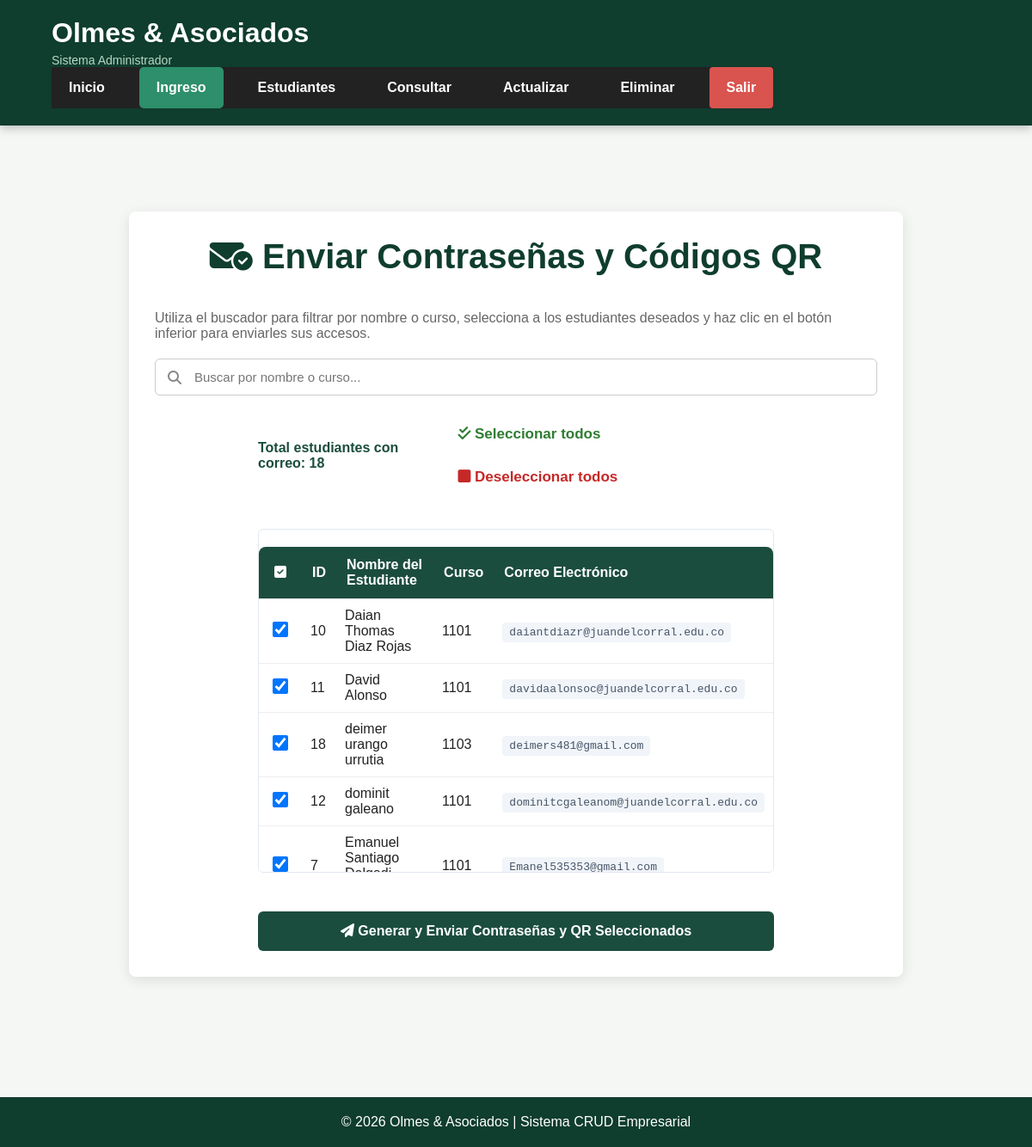
The app's page /huella_mala/VISTA/enviar_claves_vista.php with its own data.
### tables this page shows
CREATE TABLE `estudiantes` (
  `ID_EST` int(11) NOT NULL,
  `NOMBRE` varchar(100) NOT NULL,
  `CURSO` varchar(50) NOT NULL,
  `CORREO` varchar(100) NOT NULL,
  `ACTIVO` varchar(50) DEFAULT NULL,
  `password` varchar(255) DEFAULT '12345'
);

### huella_mala/VISTA/enviar_claves_vista.php (the view, shortened to what this page needs)
<?php
include("../CONTROLADOR/uno.php");
$sql = "SELECT ID_EST, NOMBRE, CURSO, CORREO
        FROM estudiantes
        WHERE CORREO IS NOT NULL AND CORREO != ''
        ORDER BY NOMBRE ASC";
$resultado = $conexion->query($sql);
?>
<!DOCTYPE html>
<html lang="es">
<head>
    <link rel="stylesheet" href="CSS/estilo.css">
    <link rel="stylesheet" href="CSS/asistencia_manual.css">
    <link rel="stylesheet" href="https://cdnjs.cloudflare.com/ajax/libs/font-awesome/6.5.1/css/all.min.css">
</head>
<body>
    <header>
        <div class="logo">
            <h1>Olmes & Asociados</h1>
            <p>Sistema Administrador</p>
        </div>
        <nav>
            <ul class="menu">
                <li><a href="administrador.html">Inicio</a></li>
                <li>
                    <a href="#" class="activo">Ingreso</a>
                </li>
                <li><a href="REGESTU.html">Estudiantes</a></li>
                <li><a href="CONSULTA.html">Consultar</a></li>
                <li><a href="actulizar.html">Actualizar</a></li>
                <li><a href="eliminar.html">Eliminar</a></li>
                <li><a href="../MODELO/logout_admin.php" style="background-color: #d9534f; color: white; border-radius: 4px;">Salir</a></li>
            </ul>
        </nav>
    </header>
    <section class="contenido">
        <div class="manual-container" style="max-width: 900px;">
            <h2><i class="fa-solid fa-envelope-circle-check"></i> Enviar Contraseñas y Códigos QR</h2>
            <p style="color: #666; margin-bottom: 20px;">Utiliza el buscador para filtrar por nombre o curso, selecciona a los estudiantes deseados y haz clic en el botón inferior para enviarles sus accesos.</p>
            <div style="margin-bottom: 20px;">
                <div style="position: relative; display: flex; align-items: center;">
                    <input type="text" id="buscadorEstudiantes" placeholder="Buscar por nombre o curso..." onkeyup="filtrarTabla()" style="width: 100%; padding: 12px 15px 12px 45px; border: 1px solid #ccc; border-radius: 6px; font-size: 15px; outline: none;">
                </div>
            </div>
            <form action="../MODELO/procesar_envio_claves.php" method="POST">
                <?php if ($resultado && $resultado->num_rows > 0): ?>
                    <div style="display: flex; justify-content: space-between; margin-bottom: 15px; align-items: center;">
                        <span style="font-weight: bold; color: #1b4d3e;">Total estudiantes con correo: <?php echo $resultado->num_rows; ?></span>
                        <div>
                            <button type="button" onclick="marcarTodos(true)" style="background: none; border: none; color: #2e7d32; font-weight: bold; cursor: pointer; margin-right: 15px;"><i class="fa-solid fa-check-double"></i> Seleccionar todos</button>
                            <button type="button" onclick="marcarTodos(false)" style="background: none; border: none; color: #c62828; font-weight: bold; cursor: pointer;"><i class="fa-solid fa-square"></i> Deseleccionar todos</button>
                        </div>
                    </div>
                    <div style="max-height: 400px; overflow-y: auto; border: 1px solid #e2e8f0; border-radius: 6px;">
                        <table class="tabla-asistencia" id="tablaEstudiantes" style="width: 100%; border-collapse: collapse;">
                            <thead style="background: #f8fafc; position: sticky; top: 0; z-index: 1;">
                                <tr>
                                    <th style="text-align: center; width: 50px; padding: 12px;"><i class="fa-solid fa-square-check"></i></th>
                                    <th style="padding: 12px;">ID</th>
                                    <th style="padding: 12px;">Nombre del Estudiante</th>
                                    <th style="padding: 12px;">Curso</th>
                                    <th style="padding: 12px;">Correo Electrónico</th>
                                </tr>
                            </thead>
                            <tbody>
                                <?php while($row = $resultado->fetch_assoc()): ?>
                                    <tr>
                                        <td style="text-align: center; padding: 10px;">
                                            <input type="checkbox" name="estudiantes_sel[]" value="<?php echo $row['ID_EST']; ?>" checked style="width: 18px; height: 18px; cursor: pointer;">
                                        </td>
                                        <td style="padding: 10px;"><?php echo $row['ID_EST']; ?></td>
                                        <td style="padding: 10px;"><?php echo $row['NOMBRE']; ?></td>
                                        <td style="padding: 10px;"><?php echo $row['CURSO']; ?></td>
                                        <td style="padding: 10px;"><code style="background: #f1f5f9; padding: 4px 8px; border-radius: 4px; color: #475569;"><?php echo $row['CORREO']; ?></code></td>
                                    </tr>
                                <?php endwhile; ?>
                            </tbody>
                        </table>
                    </div>
                    <button type="submit" class="btn-registrar" style="margin-top: 25px; background-color: #1b4d3e; width: 100%; padding: 14px; font-size: 16px; cursor: pointer; color: white; border: none; border-radius: 6px;">
                        <i class="fa-solid fa-paper-plane"></i> Generar y Enviar Contraseñas y QR Seleccionados
                    </button>
                <?php else: ?>
                    <div class="alerta alerta-error" style="margin-top: 20px;">
                        No hay estudiantes registrados con un correo electrónico válido en la base de datos.
                    </div>
                <?php endif; ?>
            </form>
        </div>
    </section>
    <footer>
        <p>© 2026 Olmes & Asociados | Sistema CRUD Empresarial</p>
    </footer>
</body>
</html>

### huella_mala/VISTA/CSS/estilo.css (style rules this page uses)
* { margin: 0; padding: 0; box-sizing: border-box; }
body { font-family: Arial, Helvetica, sans-serif; background: #f4f7f4; color: #222; }
.menu { list-style: none; display: flex; background: #222; padding: 0; margin: 0; }
.menu li { position: relative; }
.menu li a { display: block; padding: 15px 20px; color: white; text-decoration: none; }
header { background: #0f3d2e; color: white; padding: 20px 60px; display: flex; justify-content: space-between; align-items: center; flex-wrap: wrap; box-shadow: 0px 4px 10px rgba(0,0,0,0.2); }
.logo h1 { font-size: 32px; margin-bottom: 5px; }
.logo p { font-size: 14px; color: #b7d8c5; }
nav ul { list-style: none; display: flex; gap: 20px; }
nav ul li a { text-decoration: none; color: white; font-weight: bold; padding: 10px 18px; border-radius: 5px; transition: 0.3s; }
.activo { background: #2d8f6b; }
.contenido { padding: 60px; }
.contenido h2 { text-align: center; margin-bottom: 40px; color: #0f3d2e; font-size: 40px; }
form { max-width: 600px; margin: auto; display: flex; flex-direction: column; gap: 20px; }
input, textarea { padding: 15px; border: 1px solid #ccc; border-radius: 8px; font-size: 16px; }
button { background: #0f3d2e; color: white; padding: 15px; border: none; border-radius: 8px; font-size: 17px; cursor: pointer; transition: 0.3s; }
footer { background: #0f3d2e; color: white; text-align: center; padding: 20px; margin-top: 40px; }

### huella_mala/VISTA/CSS/asistencia_manual.css (style rules this page uses)
.manual-container { max-width: 800px; margin: 40px auto; background: #ffffff; padding: 30px; border-radius: 8px; box-shadow: 0 4px 15px rgba(0,0,0,0.1); }
.btn-registrar { background-color: #2e7d32; color: white; border: none; padding: 12px 20px; font-size: 16px; border-radius: 5px; cursor: pointer; font-weight: bold; width: 100%; transition: background 0.3s; }
.tabla-asistencia { width: 100%; border-collapse: collapse; margin-top: 20px; background: #fff; border-radius: 8px; overflow: hidden; box-shadow: 0 2px 8px rgba(0,0,0,0.05); }
.tabla-asistencia th, .tabla-asistencia td { padding: 12px 15px; border-bottom: 1px solid #eee; text-align: left; }
.tabla-asistencia th { background-color: #1b4d3e; color: white; }

### records on screen
estudiantes: ID_EST "10", NOMBRE "Daian Thomas Diaz Rojas", CURSO "1101", CORREO "daiantdiazr@juandelcorral.edu.co"
estudiantes: ID_EST "11", NOMBRE "David Alonso", CURSO "1101", CORREO "davidaalonsoc@juandelcorral.edu.co"
estudiantes: ID_EST "18", NOMBRE "deimer urango urrutia", CURSO "1103", CORREO "deimers481@gmail.com"
estudiantes: ID_EST "12", NOMBRE "dominit galeano", CURSO "1101", CORREO "dominitcgaleanom@juandelcorral.edu.co"
estudiantes: ID_EST "7", NOMBRE "Emanuel Santiago…", CURSO "1101", CORREO "Emanel535353@gmail.com"

### other values on screen
$resultado->num_rows "18"
